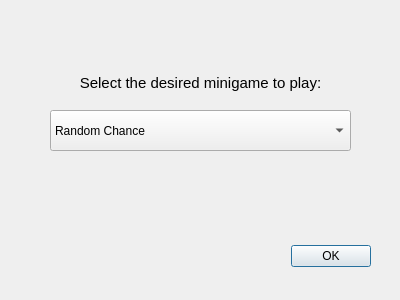
<?xml version="1.0" encoding="UTF-8"?>
<ui version="4.0">
 <class>SelectMinigameDialog</class>
 <widget class="QDialog" name="SelectMinigameDialog">
  <property name="geometry">
   <rect>
    <x>0</x>
    <y>0</y>
    <width>400</width>
    <height>300</height>
   </rect>
  </property>
  <property name="windowTitle">
   <string>Dialog</string>
  </property>
  <widget class="QDialogButtonBox" name="b_ok">
   <property name="geometry">
    <rect>
     <x>30</x>
     <y>240</y>
     <width>341</width>
     <height>32</height>
    </rect>
   </property>
   <property name="orientation">
    <enum>Qt::Horizontal</enum>
   </property>
   <property name="standardButtons">
    <set>QDialogButtonBox::Ok</set>
   </property>
  </widget>
  <widget class="QComboBox" name="c_minigames">
   <property name="geometry">
    <rect>
     <x>50</x>
     <y>110</y>
     <width>301</width>
     <height>41</height>
    </rect>
   </property>
   <property name="currentText">
    <string>Random Chance</string>
   </property>
   <property name="currentIndex">
    <number>0</number>
   </property>
   <item>
    <property name="text">
     <string>Random Chance</string>
    </property>
   </item>
   <item>
    <property name="text">
     <string>Luck and Skill</string>
    </property>
   </item>
   <item>
    <property name="text">
     <string>Bomb Mine</string>
    </property>
   </item>
   <item>
    <property name="text">
     <string>Cricket</string>
    </property>
   </item>
   <item>
    <property name="text">
     <string>Android Quiz</string>
    </property>
   </item>
   <item>
    <property name="text">
     <string>Stone Paper Scissors</string>
    </property>
   </item>
   <item>
    <property name="text">
     <string>Blackjack</string>
    </property>
   </item>
   <item>
    <property name="text">
     <string>Trivia</string>
    </property>
   </item>
   <item>
    <property name="text">
     <string>Jackpot</string>
    </property>
   </item>
   <item>
    <property name="text">
     <string>Match Pattern</string>
    </property>
   </item>
   <item>
    <property name="text">
     <string>Whack A Mole</string>
    </property>
   </item>
  </widget>
  <widget class="QTextBrowser" name="t_title">
   <property name="geometry">
    <rect>
     <x>50</x>
     <y>70</y>
     <width>301</width>
     <height>31</height>
    </rect>
   </property>
   <property name="styleSheet">
    <string notr="true">background-color: rgba(0,0,0,0%);
border: 0px;</string>
   </property>
   <property name="html">
    <string>&lt;!DOCTYPE HTML PUBLIC &quot;-//W3C//DTD HTML 4.0//EN&quot; &quot;http://www.w3.org/TR/REC-html40/strict.dtd&quot;&gt;
&lt;html&gt;&lt;head&gt;&lt;meta name=&quot;qrichtext&quot; content=&quot;1&quot; /&gt;&lt;style type=&quot;text/css&quot;&gt;
p, li { white-space: pre-wrap; }
&lt;/style&gt;&lt;/head&gt;&lt;body style=&quot; font-family:'Sans Serif'; font-size:9pt; font-weight:400; font-style:normal;&quot;&gt;
&lt;p align=&quot;center&quot; style=&quot; margin-top:0px; margin-bottom:0px; margin-left:0px; margin-right:0px; -qt-block-indent:0; text-indent:0px;&quot;&gt;&lt;span style=&quot; font-size:11pt;&quot;&gt;Select the desired minigame to play:&lt;/span&gt;&lt;/p&gt;&lt;/body&gt;&lt;/html&gt;</string>
   </property>
  </widget>
 </widget>
 <resources/>
 <connections>
  <connection>
   <sender>b_ok</sender>
   <signal>accepted()</signal>
   <receiver>SelectMinigameDialog</receiver>
   <slot>accept()</slot>
   <hints>
    <hint type="sourcelabel">
     <x>248</x>
     <y>254</y>
    </hint>
    <hint type="destinationlabel">
     <x>157</x>
     <y>274</y>
    </hint>
   </hints>
  </connection>
  <connection>
   <sender>b_ok</sender>
   <signal>rejected()</signal>
   <receiver>SelectMinigameDialog</receiver>
   <slot>reject()</slot>
   <hints>
    <hint type="sourcelabel">
     <x>316</x>
     <y>260</y>
    </hint>
    <hint type="destinationlabel">
     <x>286</x>
     <y>274</y>
    </hint>
   </hints>
  </connection>
 </connections>
</ui>
